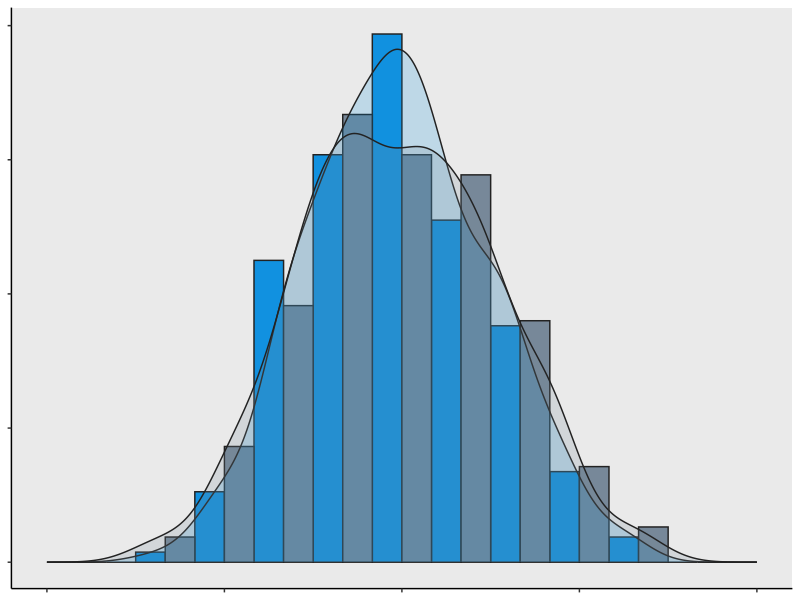
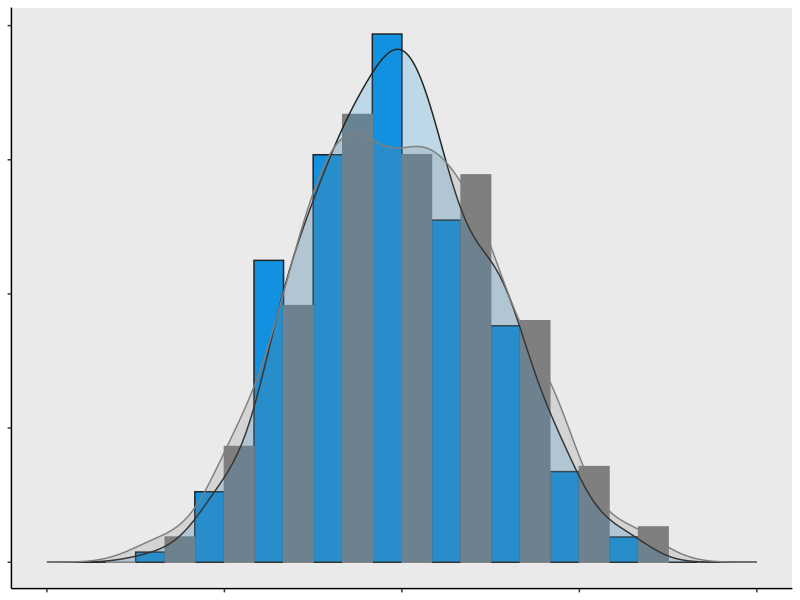

Write the R code that produced these figures, in order.
## ---- chunk 1
#pixWidth <- 1200
#pixHeight <- .8 * pixWidth
#set_dpi <- 72
#inWidth <- pixWidth/set_dpi
#inHeight <- pixHeight/set_dpi
knitr::opts_chunk$set(fig.align = 'center', 
                      #fig.width = inWidth, 
                      #fig.height = inHeight, 
                      comment = '>')
## ---- chunk 2
rm(list = ls())   # Clear workspace
library(ggplot2)  # Load ggplot2

set.seed(14)      # Set seed for reproducible example
samplesA <- 400   # 400 samples in the distribution

# Create dataframe for plotting
logoData <- data.frame(dist = rep(c('A', 'B'), each = samplesA), 
                       x = rnorm(2*samplesA))
# Logo plot
ggplot(logoData, aes(x, fill = dist, colour = dist)) +
  geom_histogram(aes(y = ..density..), 
                 position = 'dodge', 
                 bins = 13) +
  geom_density(alpha = 1/5) +
  scale_fill_manual(values = c('#1191e0', 'lightslategrey')) +
  scale_color_manual(values = c('#222222', '#222222')) +
  xlim(-4 , 4) +
  theme_classic() +
  theme(axis.text.x = element_blank(),
        axis.text.y = element_blank(),
        axis.title = element_blank(),
        legend.position = 'none',
        panel.background = element_rect(fill = '#eaeaea'))
## ---- chunk 3
ggplot(logoData, aes(x, fill = dist, colour = dist)) +
  geom_histogram(aes(y = ..density..), 
                 position = 'dodge', 
                 bins = 13) +
  geom_density(alpha = 1/5) +
  scale_fill_manual(values = c('#1191e0', NA)) +  # Setting fill to NA
  scale_color_manual(values = c('#222222', NA)) + # Setting color to NA
  xlim(-4 , 4) +
  theme_classic() +
  theme(axis.text.x = element_blank(),
        axis.text.y = element_blank(),
        axis.title = element_blank(),
        legend.position = 'none',
        panel.background = element_rect(fill = '#eaeaea'))
